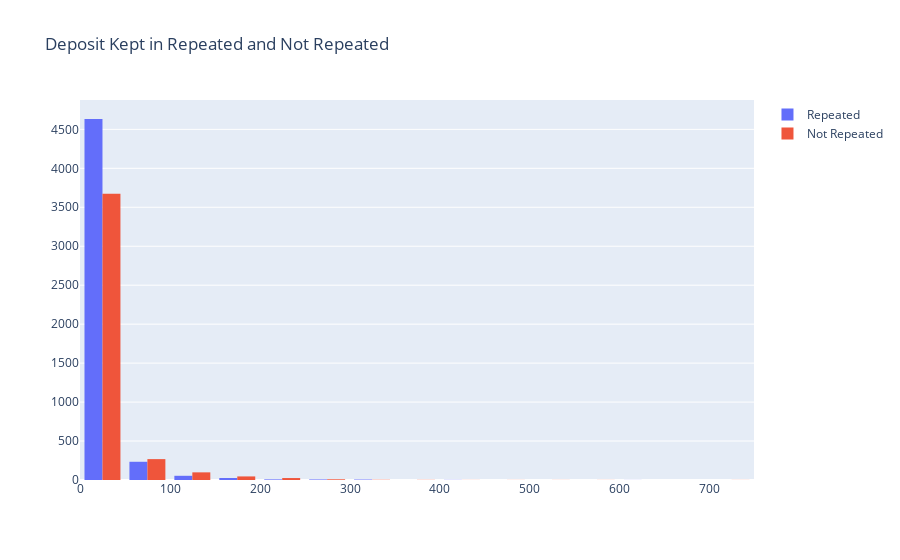

The notebook cell saved with this chart:
### Code cell
fig = go.Figure(data=[
    go.Histogram(x=data[data.Repeater == 1].Deposit_Kept,nbinsx=30, name="Repeated"),
    go.Histogram(x=data[data.Repeater == 0].Deposit_Kept,nbinsx=30, name="Not Repeated")
])

fig.update_layout(title_text="Deposit Kept in Repeated and Not Repeated")
fig.show()

### Figure 1 — Plotly figure (JSON) as saved in the notebook; plotly's stock layout.template omitted (floating-point values rounded to 4 significant figures; data arrays with more than 128 entries replaced by an {"elided": "..."} marker saying what was removed)
{"data": [{"name": "Repeated", "nbinsx": 30, "type": "histogram", "x": {"elided": "4971 int values"}}, {"name": "Not Repeated", "nbinsx": 30, "type": "histogram", "x": {"elided": "4129 int values"}}], "layout": {"title": {"text": "Deposit Kept in Repeated and Not Repeated"}}}
